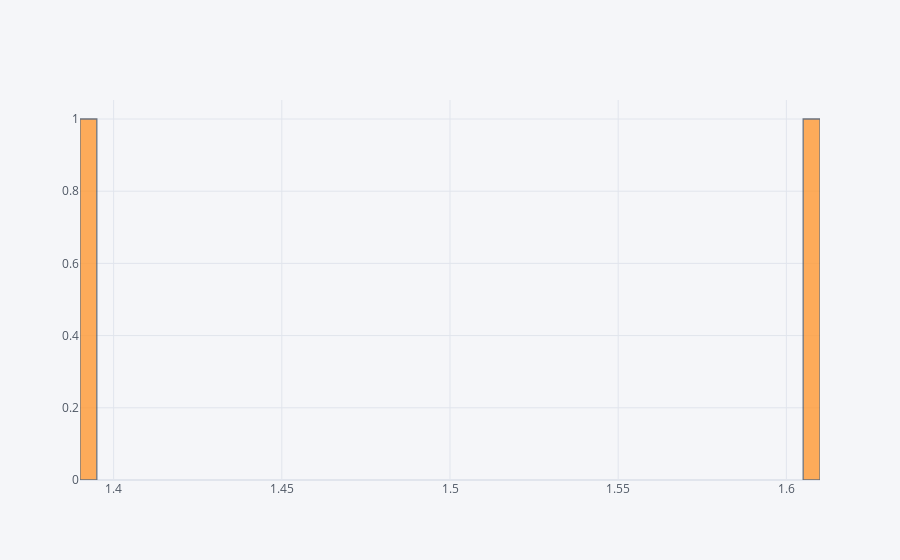

Notebook code cell kept with this figure:
### Code cell
print(df.groupby('Gender')['DODRace'].count().sort_values())
print()

df.groupby('Gender')['DODRace'].mean().iplot(kind='histogram',subplots=True,bins=50)

### Figure 1 — Plotly figure (JSON) as saved in the notebook; plotly's stock layout.template omitted (floating-point values rounded to 4 significant figures)
{"data": [{"histfunc": "count", "histnorm": "", "marker": {"color": "rgba(255, 153, 51, 1.0)", "line": {"color": "#4D5663", "width": 1.3}}, "name": "DODRace", "nbinsx": 50, "opacity": 0.8, "orientation": "v", "type": "histogram", "x": [1.606, 1.39], "xaxis": "x", "yaxis": "y"}], "layout": {"barmode": "overlay", "legend": {"bgcolor": "#F5F6F9", "font": {"color": "#4D5663"}}, "paper_bgcolor": "#F5F6F9", "plot_bgcolor": "#F5F6F9", "title": {"font": {"color": "#4D5663"}}, "xaxis": {"anchor": "y", "domain": [0, 1], "gridcolor": "#E1E5ED", "showgrid": true, "tickfont": {"color": "#4D5663"}, "title": {"font": {"color": "#4D5663"}, "text": ""}, "zerolinecolor": "#E1E5ED"}, "yaxis": {"anchor": "x", "domain": [0, 1], "gridcolor": "#E1E5ED", "showgrid": true, "tickfont": {"color": "#4D5663"}, "title": {"font": {"color": "#4D5663"}, "text": ""}, "zerolinecolor": "#E1E5ED"}}}
